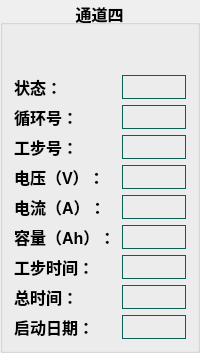
              <widget class="QGroupBox" name="groupBox_9">
               <property name="font">
                <font>
                 <pointsize>12</pointsize>
                 <bold>true</bold>
                </font>
               </property>
               <property name="title">
                <string>通道四</string>
               </property>
               <property name="alignment">
                <set>Qt::AlignCenter</set>
               </property>
               <property name="flat">
                <bool>false</bool>
               </property>
               <property name="checkable">
                <bool>false</bool>
               </property>
               <layout class="QGridLayout" name="gridLayout_18">
                <property name="topMargin">
                 <number>50</number>
                </property>
                <item row="4" column="0">
                 <widget class="QLabel" name="label_306">
                  <property name="styleSheet">
                   <string notr="true">border: none;</string>
                  </property>
                  <property name="text">
                   <string>电流（A）：</string>
                  </property>
                 </widget>
                </item>
                <item row="3" column="0">
                 <widget class="QLabel" name="label_307">
                  <property name="styleSheet">
                   <string notr="true">border: none;</string>
                  </property>
                  <property name="text">
                   <string>电压（V）：</string>
                  </property>
                 </widget>
                </item>
                <item row="0" column="1">
                 <widget class="QLabel" name="label_308">
                  <property name="styleSheet">
                   <string notr="true">border:1px solid #0A5E53;</string>
                  </property>
                  <property name="text">
                   <string/>
                  </property>
                 </widget>
                </item>
                <item row="7" column="1">
                 <widget class="QLabel" name="label_309">
                  <property name="styleSheet">
                   <string notr="true">border:1px solid #0A5E53;</string>
                  </property>
                  <property name="text">
                   <string/>
                  </property>
                 </widget>
                </item>
                <item row="5" column="0">
                 <widget class="QLabel" name="label_310">
                  <property name="styleSheet">
                   <string notr="true">border: none;</string>
                  </property>
                  <property name="text">
                   <string>容量（Ah）：</string>
                  </property>
                 </widget>
                </item>
                <item row="6" column="1">
                 <widget class="QLabel" name="label_311">
                  <property name="styleSheet">
                   <string notr="true">border:1px solid #0A5E53;</string>
                  </property>
                  <property name="text">
                   <string/>
                  </property>
                 </widget>
                </item>
                <item row="2" column="0">
                 <widget class="QLabel" name="label_312">
                  <property name="styleSheet">
                   <string notr="true">border: none;</string>
                  </property>
                  <property name="text">
                   <string>工步号：</string>
                  </property>
                 </widget>
                </item>
                <item row="2" column="1">
                 <widget class="QLabel" name="label_313">
                  <property name="styleSheet">
                   <string notr="true">border:1px solid #0A5E53;</string>
                  </property>
                  <property name="text">
                   <string/>
                  </property>
                 </widget>
                </item>
                <item row="3" column="1">
                 <widget class="QLabel" name="label_314">
                  <property name="styleSheet">
                   <string notr="true">border:1px solid #0A5E53;</string>
                  </property>
                  <property name="text">
                   <string/>
                  </property>
                 </widget>
                </item>
                <item row="7" column="0">
                 <widget class="QLabel" name="label_315">
                  <property name="styleSheet">
                   <string notr="true">border: none;</string>
                  </property>
                  <property name="text">
                   <string>总时间：</string>
                  </property>
                 </widget>
                </item>
                <item row="0" column="0">
                 <widget class="QLabel" name="label_316">
                  <property name="styleSheet">
                   <string notr="true">border: none;</string>
                  </property>
                  <property name="text">
                   <string>状态：</string>
                  </property>
                 </widget>
                </item>
                <item row="1" column="0">
                 <widget class="QLabel" name="label_317">
                  <property name="styleSheet">
                   <string notr="true">border: none;</string>
                  </property>
                  <property name="text">
                   <string>循环号：</string>
                  </property>
                 </widget>
                </item>
                <item row="5" column="1">
                 <widget class="QLabel" name="label_318">
                  <property name="styleSheet">
                   <string notr="true">border:1px solid #0A5E53;</string>
                  </property>
                  <property name="text">
                   <string/>
                  </property>
                 </widget>
                </item>
                <item row="4" column="1">
                 <widget class="QLabel" name="label_319">
                  <property name="styleSheet">
                   <string notr="true">border:1px solid #0A5E53;</string>
                  </property>
                  <property name="text">
                   <string/>
                  </property>
                 </widget>
                </item>
                <item row="6" column="0">
                 <widget class="QLabel" name="label_320">
                  <property name="styleSheet">
                   <string notr="true">border: none;</string>
                  </property>
                  <property name="text">
                   <string>工步时间：</string>
                  </property>
                 </widget>
                </item>
                <item row="1" column="1">
                 <widget class="QLabel" name="label_321">
                  <property name="styleSheet">
                   <string notr="true">border:1px solid #0A5E53;</string>
                  </property>
                  <property name="text">
                   <string/>
                  </property>
                 </widget>
                </item>
                <item row="8" column="1">
                 <widget class="QLabel" name="label_322">
                  <property name="styleSheet">
                   <string notr="true">border:1px solid #0A5E53;</string>
                  </property>
                  <property name="text">
                   <string/>
                  </property>
                 </widget>
                </item>
                <item row="8" column="0">
                 <widget class="QLabel" name="label_323">
                  <property name="styleSheet">
                   <string notr="true">border: none;</string>
                  </property>
                  <property name="text">
                   <string>启动日期：</string>
                  </property>
                 </widget>
                </item>
               </layout>
              </widget>
